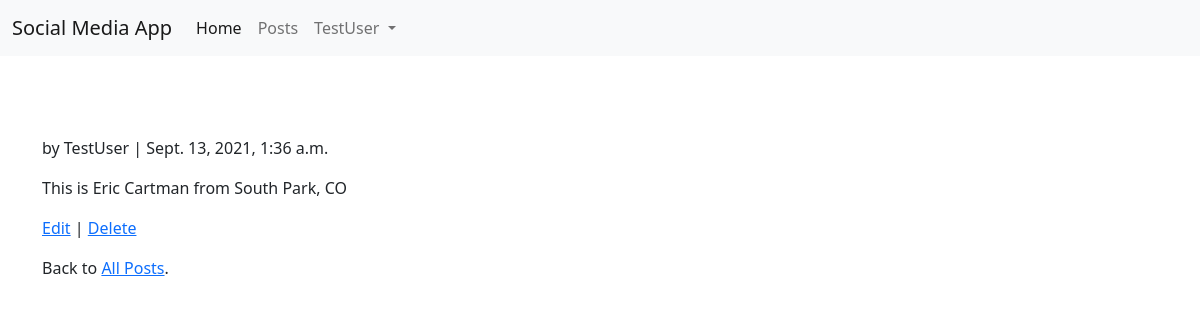
The app's page /posts/1/ (signed in) with its own data.
### accounts/models.py (models this page shows)
class CustomUser(AbstractUser):
    age = models.PositiveIntegerField(null=True, blank=True)

### posts/models.py (models this page shows, shortened)
class Post(models.Model):
    post_image = models.ImageField(null=True, blank=True, upload_to="images/")
    body = models.TextField()
    date = models.DateTimeField(auto_now_add=True)
    author = models.ForeignKey(
        get_user_model(),
        on_delete=models.CASCADE,
    )

### posts/views.py (the view)
# urls.py: path('<int:pk>/', PostDetailView.as_view(), name='post_detail'),
class PostDetailView(LoginRequiredMixin, DetailView):
    model = Post
    template_name = 'post_detail.html'

### templates/post_detail.html (shortened to what this page needs)
{% extends 'base.html' %}
{% block content %}
<div class="container">
    <div class="post-entry">
        <p>by {{object.author }} | {{ object.date }}</p>
        <p>{{ object.body }}</p>
    </div>
    <p><a href="{% url 'post_edit' object.pk %}">Edit</a> |
        <a href="{% url 'post_delete' object.pk %}">Delete</a>
    </p>
    <p>Back to <a href="{% url 'post_list' %}">All Posts</a>.</p>
</div>
{% endblock content %}

### templates/base.html (shortened to what this page needs)
{% load static %}
<!DOCTYPE html>
<html>
    <head>
        <link href="https://cdn.jsdelivr.net/npm/bootstrap@5.0.2/dist/css/bootstrap.min.css" rel="stylesheet">
    </head>
<body>
<nav class="navbar navbar-expand-lg navbar-light bg-light" style="margin-bottom: 5rem;">
    <div class="container-fluid">
        <a class="navbar-brand" href="#">Social Media App</a>
        <div class="collapse navbar-collapse" id="navbarNavDropdown">
        <ul class="navbar-nav">
            <li class="nav-item">
            <a class="nav-link active" aria-current="page" href="{% url 'home' %}">Home</a>
            </li>
            <li class="nav-item">
            <a class="nav-link" href="{% url 'post_list' %}">Posts</a>
            </li>
            <li class="nav-item dropdown">
            {% if user.is_authenticated %}
            <a class="nav-link dropdown-toggle" href="#" id="navbarDropdownMenuLink" role="button" data-bs-toggle="dropdown" aria-expanded="false">
                {{ user.username }}
            </a>
            {% endif %}
            </li>
        </ul>
        </div>
    </div>
</nav>
    <main>
        {% block content %}
        {% endblock content %}
    </main>
    </body>
</html>

### records on screen
CustomUser: username "TestUser"
Post: author "TestUser", date "Sept. 13, 2021, 1:36 a.m.", body "This is Eric Cartman from South Park, CO"
